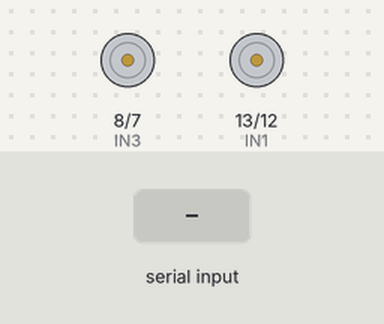
This sketch was run on a simulated Arduino Uno, built with avr-gcc and run on an emulated ATmega328P. Parts: motor-driver pin pairs drawn as motors (green arrow = first pin HIGH = forward, orange = second pin HIGH = backward, longer = more drive). The inputs (shaded band) are chosen by the test bench.

Above: at 1.2 s.
1.3 s: "8" received over Serial
At 1.8 s:
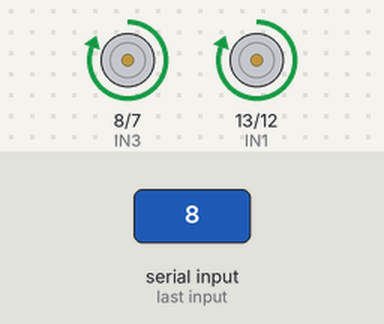
2.8 s: "2" received over Serial
At 4.0 s:
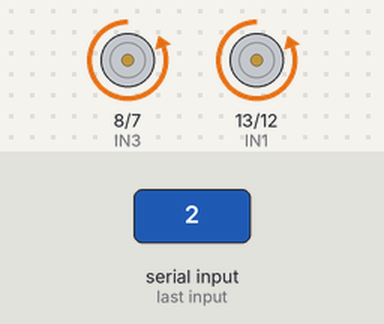
4.3 s: "4" received over Serial
At 5.3 s:
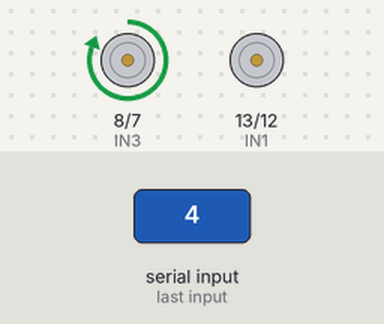
5.8 s: "6" received over Serial
At 6.5 s:
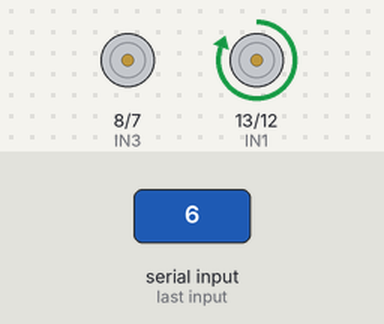
7.3 s: "0" received over Serial
At 7.6 s:
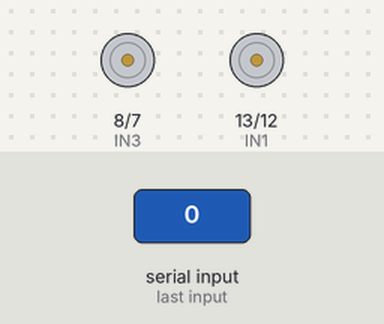
Timing chart, 0 to 9.8 s (numbered marks = the images above; inputs shaded):
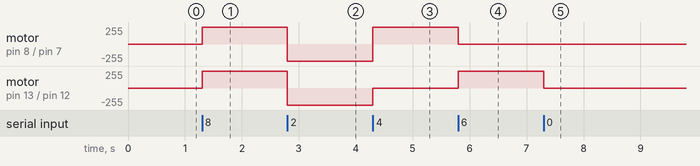

Measured:
- after the input at 1.3 s, motor on pin 8 (IN3) / pin 7 (IN4), motor on pin 13 (IN1) / pin 12 (IN2): stopped → forward 255/255 at once
- after the input at 2.8 s, motor on pin 8 (IN3) / pin 7 (IN4), motor on pin 13 (IN1) / pin 12 (IN2): forward 255/255 → backward 255/255 at once
- after the input at 4.3 s, motor on pin 8 (IN3) / pin 7 (IN4): backward 255/255 → forward 255/255 at once; motor on pin 13 (IN1) / pin 12 (IN2): backward 255/255 → stopped at once
- after the input at 5.8 s, motor on pin 8 (IN3) / pin 7 (IN4): forward 255/255 → stopped at once; motor on pin 13 (IN1) / pin 12 (IN2): stopped → forward 255/255 at once
- after the input at 7.3 s, motor on pin 13 (IN1) / pin 12 (IN2): forward 255/255 → stopped at once

The sketch:

drive_serial.ino
```cpp
#define IN1 13
#define IN2 12
#define IN3 8
#define IN4 7

void setup() {
  Serial.begin(9600);
  pinMode(IN1, OUTPUT);
  pinMode(IN2, OUTPUT);
  pinMode(IN3, OUTPUT);
  pinMode(IN4, OUTPUT);
}
void forward(){
  digitalWrite(IN1, HIGH);
  digitalWrite(IN2, LOW);
  digitalWrite(IN3, HIGH);
  digitalWrite(IN4, LOW);
}

void backward(){
  digitalWrite(IN1, LOW);
  digitalWrite(IN2, HIGH);
  digitalWrite(IN3, LOW);
  digitalWrite(IN4, HIGH);
}
void turn_left(){
  digitalWrite(IN1, LOW);
  digitalWrite(IN2, LOW);
  digitalWrite(IN3, HIGH);
  digitalWrite(IN4, LOW);
}
void turn_right(){
  digitalWrite(IN1, HIGH);
  digitalWrite(IN2, LOW);
  digitalWrite(IN3, LOW);
  digitalWrite(IN4, LOW);
}
void stop(){
  digitalWrite(IN1, LOW);
  digitalWrite(IN2, LOW);
  digitalWrite(IN3, LOW);
  digitalWrite(IN4, LOW);
}

void loop() {
  char val = '0';
  if(Serial.available()){
    val = Serial.read();
    if(val == '0'){ //Stop
      stop();
    }else if(val == '8'){
      forward();
    }else if(val == '2'){
      backward();
    }else if(val == '4'){
      turn_left();
    }else if(val == '6'){
      turn_right();
    }
  }
}
```
